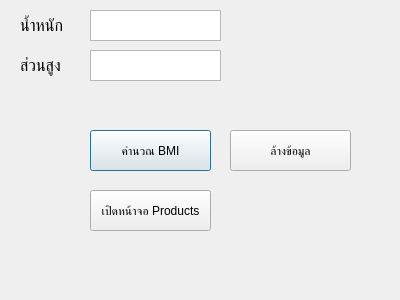
<?xml version="1.0" encoding="UTF-8"?>
<ui version="4.0">
 <class>Dialog</class>
 <widget class="QDialog" name="Dialog">
  <property name="geometry">
   <rect>
    <x>0</x>
    <y>0</y>
    <width>400</width>
    <height>300</height>
   </rect>
  </property>
  <property name="windowTitle">
   <string>Dialog</string>
  </property>
  <widget class="QLabel" name="label">
   <property name="geometry">
    <rect>
     <x>20</x>
     <y>10</y>
     <width>61</width>
     <height>31</height>
    </rect>
   </property>
   <property name="font">
    <font>
     <pointsize>12</pointsize>
    </font>
   </property>
   <property name="text">
    <string>น้ำหนัก</string>
   </property>
  </widget>
  <widget class="QLabel" name="label_2">
   <property name="geometry">
    <rect>
     <x>20</x>
     <y>50</y>
     <width>61</width>
     <height>31</height>
    </rect>
   </property>
   <property name="font">
    <font>
     <pointsize>12</pointsize>
    </font>
   </property>
   <property name="text">
    <string>ส่วนสูง</string>
   </property>
  </widget>
  <widget class="QLabel" name="lblBMI">
   <property name="geometry">
    <rect>
     <x>20</x>
     <y>90</y>
     <width>351</width>
     <height>31</height>
    </rect>
   </property>
   <property name="font">
    <font>
     <pointsize>12</pointsize>
    </font>
   </property>
   <property name="text">
    <string/>
   </property>
  </widget>
  <widget class="QTextEdit" name="textWeight">
   <property name="geometry">
    <rect>
     <x>90</x>
     <y>10</y>
     <width>131</width>
     <height>31</height>
    </rect>
   </property>
  </widget>
  <widget class="QTextEdit" name="textHeight">
   <property name="geometry">
    <rect>
     <x>90</x>
     <y>50</y>
     <width>131</width>
     <height>31</height>
    </rect>
   </property>
  </widget>
  <widget class="QPushButton" name="btnShowBMI">
   <property name="geometry">
    <rect>
     <x>90</x>
     <y>130</y>
     <width>121</width>
     <height>41</height>
    </rect>
   </property>
   <property name="toolTip">
    <string extracomment="For Calculate BMI"/>
   </property>
   <property name="text">
    <string>คำนวณ BMI</string>
   </property>
  </widget>
  <widget class="QPushButton" name="btnReset">
   <property name="geometry">
    <rect>
     <x>230</x>
     <y>130</y>
     <width>121</width>
     <height>41</height>
    </rect>
   </property>
   <property name="text">
    <string>ล้างข้อมูล</string>
   </property>
  </widget>
  <widget class="QPushButton" name="btnOpenProducts">
   <property name="geometry">
    <rect>
     <x>90</x>
     <y>190</y>
     <width>121</width>
     <height>41</height>
    </rect>
   </property>
   <property name="toolTip">
    <string extracomment="For Calculate BMI"/>
   </property>
   <property name="text">
    <string>เปิดหน้าจอ Products</string>
   </property>
  </widget>
 </widget>
 <resources/>
 <connections/>
</ui>
